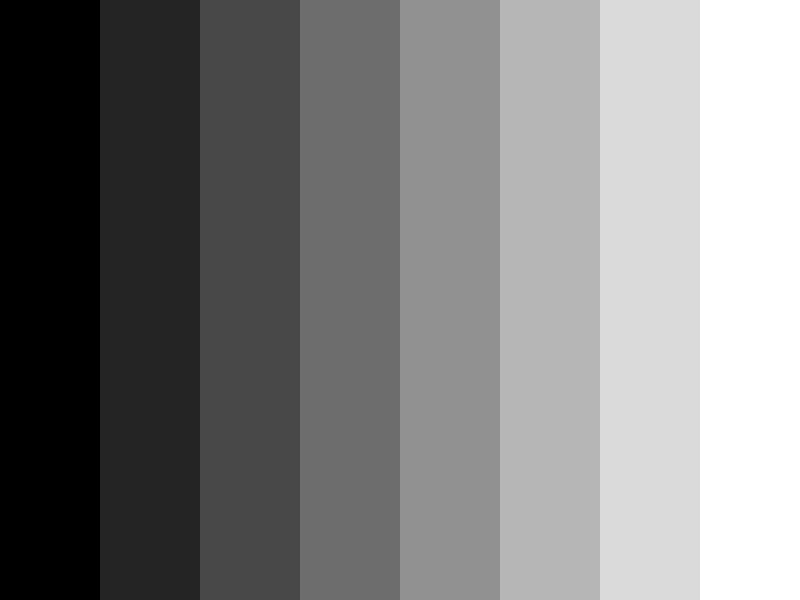
#> input picture test_images/test4_gray_levels.jpg, 800 x 600 px, found by its file name
$ python final_verify.py
#> lines starting #> are read from the running program, lines starting #| are printed output that depends on the picture
### code/full_decode.py
"""
Full JPEG decoder matching MCU algorithm exactly.
Compare intermediate values to find the remaining bug.
"""
import numpy as np
import cv2
import struct

with open(r'E:\dvp-uart\Match\test_images\test4_gray_levels.jpg', 'rb') as f:
    jpeg_data = f.read()

# ====== Parse markers ======
def parse_jpeg(data):
    pos = 2  # skip SOI
    result = {'dqt': {}, 'dht': {}, 'sof': None, 'sos': None, 'compressed': None}

    while pos < len(data) - 1:
        if data[pos] != 0xFF:
            pos += 1
            continue
        marker = (data[pos] << 8) | data[pos + 1]
        pos += 2

        if marker == 0xFFD9:
            break
        if marker == 0xFF00 or (0xFFD0 <= marker <= 0xFFD7):
            continue

        length = (data[pos] << 8) | data[pos + 1]
        mdata = data[pos + 2:pos + length]

        if marker == 0xFFDB:  # DQT
            info = mdata[0]
            qid = info & 0xF
            result['dqt'][qid] = list(mdata[1:65])
        elif marker == 0xFFC4:  # DHT
            info = mdata[0]
            cls = (info >> 4) & 0xF
            tid = info & 0xF
            bits = [0] + list(mdata[1:17])
            total = sum(bits)
            huffval = list(mdata[17:17+total])
            result['dht'][(cls, tid)] = (bits, huffval)
        elif marker == 0xFFC0:  # SOF0
            prec = mdata[0]
            h = (mdata[1] << 8) | mdata[2]
            w = (mdata[3] << 8) | mdata[4]
            nc = mdata[5]
            comps = []
            for i in range(nc):
                cid = mdata[6 + i*3]
                sampling = mdata[7 + i*3]
                qt = mdata[8 + i*3]
                comps.append((cid, sampling >> 4, sampling & 0xF, qt))
            result['sof'] = (w, h, nc, comps)
        elif marker == 0xFFDA:  # SOS
            ns = mdata[0]
            sos_comps = []
            for i in range(ns):
                cid = mdata[1 + i*2]
                tab = mdata[2 + i*2]
                sos_comps.append((cid, tab >> 4, tab & 0xF))
            result['sos'] = (ns, sos_comps)
            result['compressed'] = data[pos + length:]
            break

        pos += length

    return result

parsed = parse_jpeg(jpeg_data)
W, H, NC, sof_comps = parsed['sof']
print(f"Image: {W}x{H}, components: {NC}")
for cid, sh, sv, qt in sof_comps:
    print(f"  Component {cid}: h={sh}, v={sv}, qt={qt}")

quant_table = parsed['dqt'][0]
print(f"Quant table[0]: min={min(quant_table)}, max={max(quant_table)}, mean={np.mean(quant_table):.1f}")

dc_bits, dc_huffval = parsed['dht'][(0, 0)]
ac_bits, ac_huffval = parsed['dht'][(1, 0)]
print(f"DC bits: {dc_bits[1:]}, entries: {sum(dc_bits)}")
print(f"AC bits: {ac_bits[1:]}, entries: {sum(ac_bits)}")

# ====== Build Huffman tables ======
def huff_build(bits, huffval):
    k = 0
    code = 0
    maxcode = [0] * 17
    valptr = [0] * 17
    for i in range(1, 17):
        valptr[i] = k
        if bits[i] > 0:
            maxcode[i] = code + bits[i] - 1
            code += bits[i]
            k += bits[i]
        else:
            maxcode[i] = -1
        code <<= 1
    return maxcode, valptr, huffval

dc_maxcode, dc_valptr, dc_hv = huff_build(dc_bits, dc_huffval)
ac_maxcode, ac_valptr, ac_hv = huff_build(ac_bits, ac_huffval)

# ====== Bit reader ======
class BitReader:
    def __init__(self, data):
        self.data = data
        self.pos = 0
        self.bit_buf = 0
        self.bit_cnt = 0

    def read_bit(self):
        if self.bit_cnt == 0:
            if self.pos >= len(self.data):
                return -1
            self.bit_buf = self.data[self.pos]
            self.pos += 1
            if self.bit_buf == 0xFF and self.pos < len(self.data) and self.data[self.pos] == 0x00:
                self.pos += 1
            self.bit_cnt = 8
        self.bit_cnt -= 1
        return (self.bit_buf >> self.bit_cnt) & 1

    def read_bits(self, n):
        val = 0
        for _ in range(n):
            b = self.read_bit()
            if b < 0: return -1
            val = (val << 1) | b
        return val

def huff_decode(reader, maxcode, valptr, bits, huffval):
    code = 0
    for i in range(1, 17):
        b = reader.read_bit()
        if b < 0: return -1
        code = (code << 1) | b
        if bits[i] > 0:
            mc = maxcode[i] - bits[i] + 1
            if mc <= code <= maxcode[i]:
                idx = valptr[i] + (code - mc)
                return huffval[idx]
    return -999

ZIGZAG = [
    0,  1,  8, 16,  9,  2,  3, 10,
    17, 24, 32, 25, 18, 11,  4,  5,
    12, 19, 26, 33, 40, 48, 41, 34,
    27, 20, 13,  6,  7, 14, 21, 28,
    35, 42, 49, 56, 57, 50, 43, 36,
    29, 22, 15, 23, 30, 37, 44, 51,
    58, 59, 52, 45, 38, 31, 39, 46,
    53, 60, 61, 54, 47, 55, 62, 63
]

# ====== MCU-style integer IDCT ======
COS_TABLE = [
    [ 16384,  16069,  15137,  13623,  11585,   9102,   6270,   3197],
    [ 16069,  13623,   6270,  -3197, -11585, -15137, -16069, -13623],
    [ 15137,   6270,  -9102, -16069, -13623,   3197,  16069,  11585],
    [ 13623,  -3197, -16069, -11585,   6270,  16069,   9102, -15137],
    [ 11585, -11585, -13623,   6270,  16069,   3197, -15137,  -9102],
    [  9102, -15137,   3197,  16069,  -6270, -13623,  11585,   6270],
    [  6270, -16069,  16069,  -9102, -15137,  11585,   3197, -13623],
    [  3197, -13623,  11585, -15137,  -9102,   6270,  16069, -16069]
]

def idct_mcu(coeffs):
    """Exact replica of MCU's idct() - with transposed cos_table indexing"""
    temp = [0] * 64
    for i in range(8):
        for j in range(8):
            s = 0
            for k in range(8):
                c = coeffs[i * 8 + k]
                if k == 0:
                    c = (c * 11585) >> 14
                s += COS_TABLE[k][j] * c
            temp[i * 8 + j] = s >> 14

    out = [0] * 64
    for j in range(8):
        for i in range(8):
            s = 0
            for k in range(8):
                c = temp[k * 8 + j]
                if k == 0:
                    c = (c * 11585) >> 14
                s += COS_TABLE[k][i] * c
            val = (s >> 14) + 128
            if val < 0: val = 0
            if val > 255: val = 255
            out[i * 8 + j] = val
    return out

# ====== Full decode ======
reader = BitReader(parsed['compressed'])
prev_dc = 0
mcu_cols = (W + 7) // 8
mcu_rows = (H + 7) // 8
output = np.zeros((H, W), dtype=np.uint8)

all_dc = []
first_block_coeffs = None
first_block_output = None

block_idx = 0
for mcu_row in range(mcu_rows):
    for mcu_col in range(mcu_cols):
        # Decode DC
        cat = huff_decode(reader, dc_maxcode, dc_valptr, dc_bits, dc_hv)
        if cat > 0:
            val = reader.read_bits(cat)
            if val < (1 << (cat - 1)):
                val -= (1 << cat) - 1
        else:
            val = 0
        prev_dc += val

        # Decode AC
        coeffs = [0] * 64
        coeffs[0] = prev_dc
        k = 1
        while k < 64:
            rs = huff_decode(reader, ac_maxcode, ac_valptr, ac_bits, ac_hv)
            if rs < 0 or rs == 0:
                break
            run = rs >> 4
            length = rs & 0xF
            k += run
            if k >= 64:
                break
            if length == 0:
                if run == 0xF:
                    continue
                break
            aval = reader.read_bits(length)
            if aval < (1 << (length - 1)):
                aval -= (1 << length) - 1
            coeffs[ZIGZAG[k]] = aval
            k += 1

        if block_idx == 0:
            first_block_coeffs = coeffs[:]

        # Dequantize
        for i in range(64):
            coeffs[i] *= quant_table[i]

        if block_idx < 8:
            all_dc.append(coeffs[0])

        # IDCT
        block = idct_mcu(coeffs)

        if block_idx == 0:
            first_block_output = block[:]

        px0 = mcu_col * 8
        py0 = mcu_row * 8
        for y in range(8):
            for x in range(8):
                px = px0 + x
                py = py0 + y
                if px < W and py < H:
                    output[py, px] = block[y * 8 + x]

        block_idx += 1

print(f"\n=== Python Full Decode ===")
print(f"First block coeffs[0:8]: {first_block_coeffs[:8]}")
print(f"First block output[0:8]: {first_block_output[:8]}")
print(f"First 8 DC coeffs (dequantized): {all_dc[:8]}")
print(f"Output: min={output.min()}, max={output.max()}, mean={output.mean():.1f}")
print(f"First row samples: {list(output[0, ::100])}")

# Compare with OpenCV
ref = cv2.imread(r'E:\dvp-uart\Match\test_images\test4_gray_levels.jpg', cv2.IMREAD_GRAYSCALE)
#> ref is the input picture: shape (600, 800); min 0, max 255, mean 127.1
diff = np.abs(output.astype(int) - ref.astype(int))
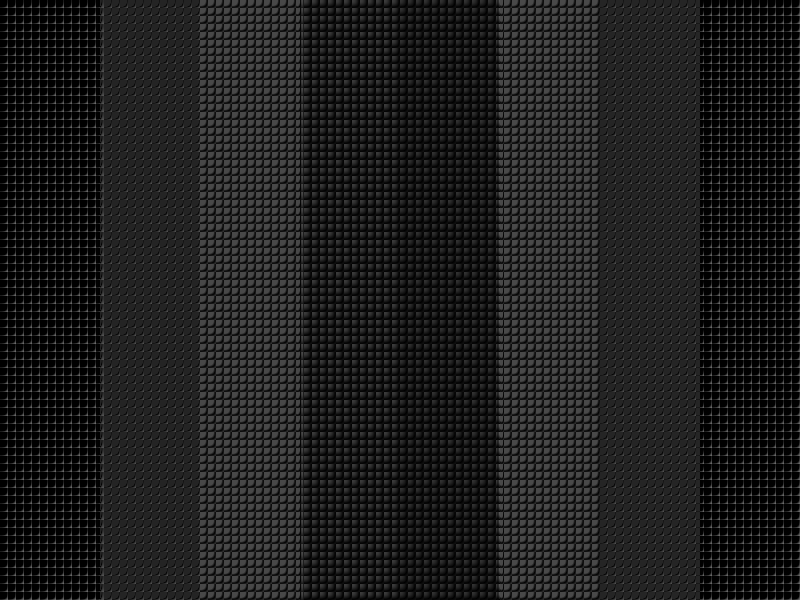
#> diff: shape (600, 800) int64; min 0, max 108, mean 29.2
print(f"\nDiff vs OpenCV: mean={diff.mean():.2f}, max={diff.max()}")
#| Diff vs OpenCV: mean=29.21, max=108
for t in [5, 10, 20, 50]:
    pct = np.sum(diff < t) * 100 / (W * H)
    print(f"  Pixels with diff < {t}: {pct:.1f}%")
#> this loop made 4 passes
#> pct on passes 1 to 4: 21.91, 29.22, 39.39, 80.7
#|   Pixels with diff < 5: 21.9%
#|   Pixels with diff < 10: 29.2%
#|   Pixels with diff < 20: 39.4%
#|   Pixels with diff < 50: 80.7%

# Save
from PIL import Image
Image.fromarray(output).save(r'E:\dvp-uart\Match\code\py_full_decode.png')
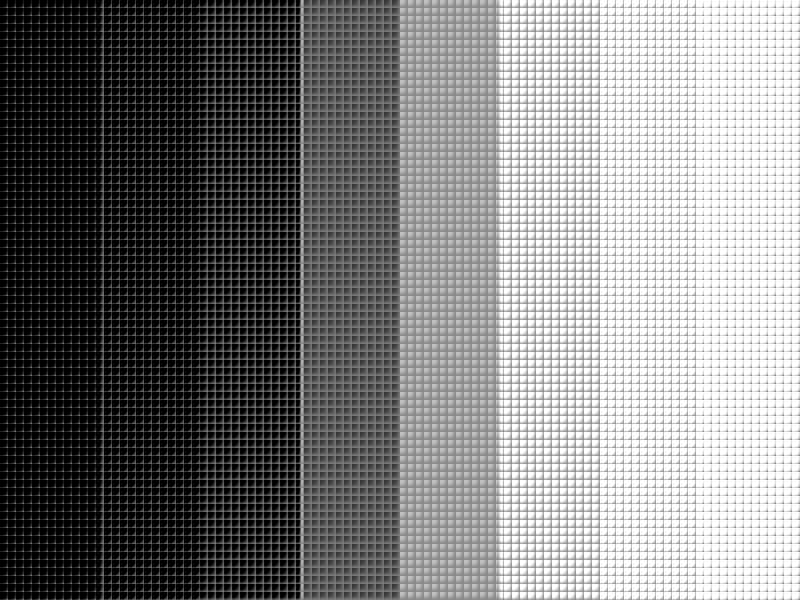
#> saved as py_full_decode.png: PIL image 800x600 L; min 0, max 255, mean 126.8
print(f"\nSaved py_full_decode.png")

# OpenCV reference first block
print(f"\n=== OpenCV Reference ===")
print(f"First 8x8 block:\n{ref[0:8, 0:8]}")
#| First 8x8 block:
#| [[0 0 0 0 0 0 0 0]
#|  [0 0 0 0 0 0 0 0]
#|  [0 0 0 0 0 0 0 0]
#|  [0 0 0 0 0 0 0 0]
#|  [0 0 0 0 0 0 0 0]
#|  [0 0 0 0 0 0 0 0]
#|  [0 0 0 0 0 0 0 0]
#|  [0 0 0 0 0 0 0 0]]
print(f"First row samples: {list(ref[0, ::100])}")
#| First row samples: [0, 36, 72, 109, 145, 182, 218, 255]

### code/final_verify.py
"""
Final verification of the complete JPEG decode fix.
"""
import numpy as np
import cv2

# Corrected cosine table
COS_TABLE = [
    [  16384,  16069,  15137,  13623,  11585,   9102,   6270,   3196],
    [  16384,  13623,   6270,  -3196, -11585, -16069, -15137,  -9102],
    [  16384,   9102,  -6270, -16069, -11585,   3196,  15137,  13623],
    [  16384,   3196, -15137,  -9102,  11585,  13623,  -6270, -16069],
    [  16384,  -3196, -15137,   9102,  11585, -13623,  -6270,  16069],
    [  16384,  -9102,  -6270,  16069, -11585,  -3196,  15137, -13623],
    [  16384, -13623,   6270,   3196, -11585,  16069, -15137,   9102],
    [  16384, -16069,  15137, -13623,  11585,  -9102,   6270,  -3196]
]

def idct_final(coeffs):
    """Final IDCT with correct scaling"""
    temp = [0] * 64
    # Row transform with C(k) normalization
    for i in range(8):
        for j in range(8):
            s = 0
            for k in range(8):
                c = coeffs[i * 8 + k]
                if k == 0:
                    c = (c * 11585) >> 14
                s += COS_TABLE[j][k] * c
            temp[i * 8 + j] = s >> 14

    # Column transform with C(k) normalization and /4 scaling
    out = [0] * 64
    for j in range(8):
        for i in range(8):
            s = 0
            for k in range(8):
                c = temp[k * 8 + j]
                if k == 0:
                    c = (c * 11585) >> 14
                s += COS_TABLE[i][k] * c
            val = (s >> 16) + 128  # >> 16 gives /4 scaling
            if val < 0: val = 0
            if val > 255: val = 255
            out[i * 8 + j] = val
    return out

# Test with DC=-341
test_coeffs = [-341] + [0] * 63
out = idct_final(test_coeffs)
print(f"DC=-341: output[0:8] = {out[:8]}")
print(f"  Expected: all 85 (DC/8 + 128 = 85.375)")
print(f"  Mean: {np.mean(out):.1f}")

# Test with DC=64
test_coeffs2 = [64] + [0] * 63
out2 = idct_final(test_coeffs2)
print(f"\nDC=64: output[0:8] = {out2[:8]}")
print(f"  Expected: all 136 (DC/8 + 128 = 136)")
print(f"  Mean: {np.mean(out2):.1f}")

# Full decode test
print("\n=== Full Decode Test ===")
from full_decode import parse_jpeg, huff_build, BitReader, huff_decode, ZIGZAG

with open(r'E:\dvp-uart\Match\test_images\test4_gray_levels.jpg', 'rb') as f:
    jpeg_data = f.read()

parsed = parse_jpeg(jpeg_data)
W, H, NC, sof_comps = parsed['sof']
quant_table = parsed['dqt'][0]
dc_bits, dc_huffval = parsed['dht'][(0, 0)]
ac_bits, ac_huffval = parsed['dht'][(1, 0)]

dc_maxcode, dc_valptr, dc_hv = huff_build(dc_bits, dc_huffval)
ac_maxcode, ac_valptr, ac_hv = huff_build(ac_bits, ac_huffval)

reader = BitReader(parsed['compressed'])
prev_dc = 0
mcu_cols = (W + 7) // 8
mcu_rows = (H + 7) // 8
output = np.zeros((H, W), dtype=np.uint8)

block_idx = 0
for mcu_row in range(mcu_rows):
    for mcu_col in range(mcu_cols):
        cat = huff_decode(reader, dc_maxcode, dc_valptr, dc_bits, dc_hv)
        if cat > 0:
            val = reader.read_bits(cat)
            if val < (1 << (cat - 1)):
                val -= (1 << cat) - 1
        else:
            val = 0
        prev_dc += val

        coeffs = [0] * 64
        coeffs[0] = prev_dc
        k = 1
        while k < 64:
            rs = huff_decode(reader, ac_maxcode, ac_valptr, ac_bits, ac_hv)
            if rs < 0 or rs == 0:
                break
            run = rs >> 4
            length = rs & 0xF
            k += run
            if k >= 64:
                break
            if length == 0:
                if run == 0xF:
                    continue
                break
            aval = reader.read_bits(length)
            if aval < (1 << (length - 1)):
                aval -= (1 << length) - 1
            coeffs[ZIGZAG[k]] = aval
            k += 1

        for i in range(64):
            coeffs[i] *= quant_table[i]

        block = idct_final(coeffs)

        px0 = mcu_col * 8
        py0 = mcu_row * 8
        for y in range(8):
            for x in range(8):
                px = px0 + x
                py = py0 + y
                if px < W and py < H:
                    output[py, px] = block[y * 8 + x]

        block_idx += 1

ref = cv2.imread(r'E:\dvp-uart\Match\test_images\test4_gray_levels.jpg', cv2.IMREAD_GRAYSCALE)
diff = np.abs(output.astype(int) - ref.astype(int))
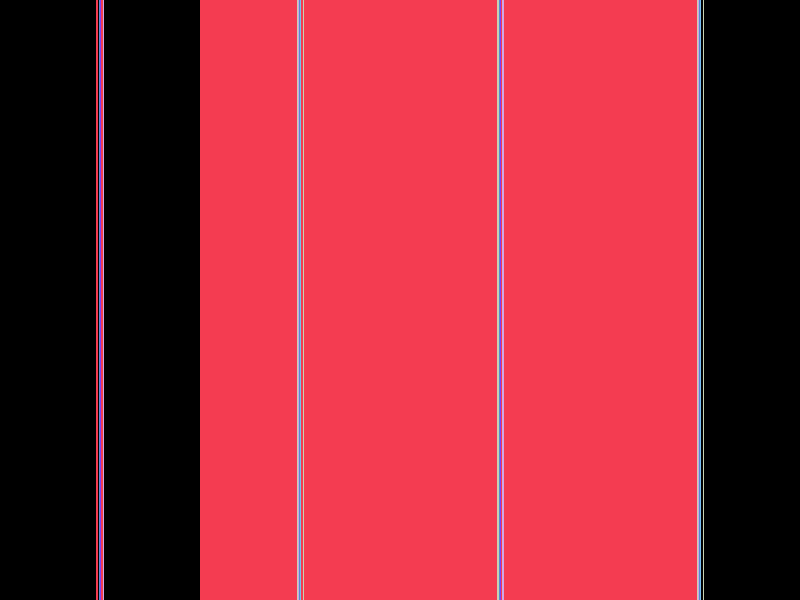
#> diff: shape (600, 800) int64; 7 distinct labels, from 0 to 8; one colour per label, 0 black
print(f"Output: min={output.min()}, max={output.max()}, mean={output.mean():.1f}")
print(f"Diff vs OpenCV: mean={diff.mean():.2f}, max={diff.max()}")
#| Diff vs OpenCV: mean=0.71, max=8
for t in [5, 10, 20, 50]:
    pct = np.sum(diff < t) * 100 / (W * H)
    print(f"  Pixels with diff < {t}: {pct:.1f}%")
#> this loop made 4 passes
#> pct on passes 1 to 4: 99, 100, 100, 100
#|   Pixels with diff < 5: 99.0%
#|   Pixels with diff < 10: 100.0%
#|   Pixels with diff < 20: 100.0%
#|   Pixels with diff < 50: 100.0%

from PIL import Image
Image.fromarray(output).save(r'E:\dvp-uart\Match\code\final_decode.png')
print(f"\nSaved final_decode.png")
